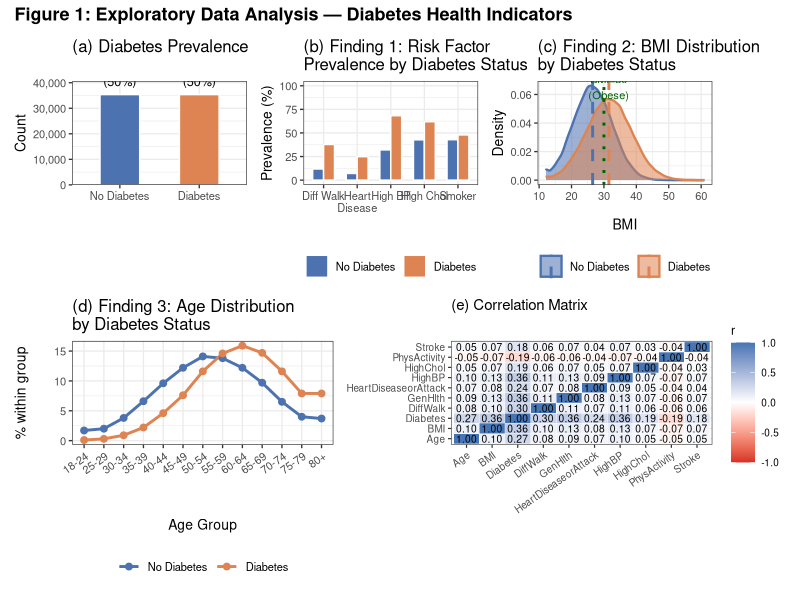
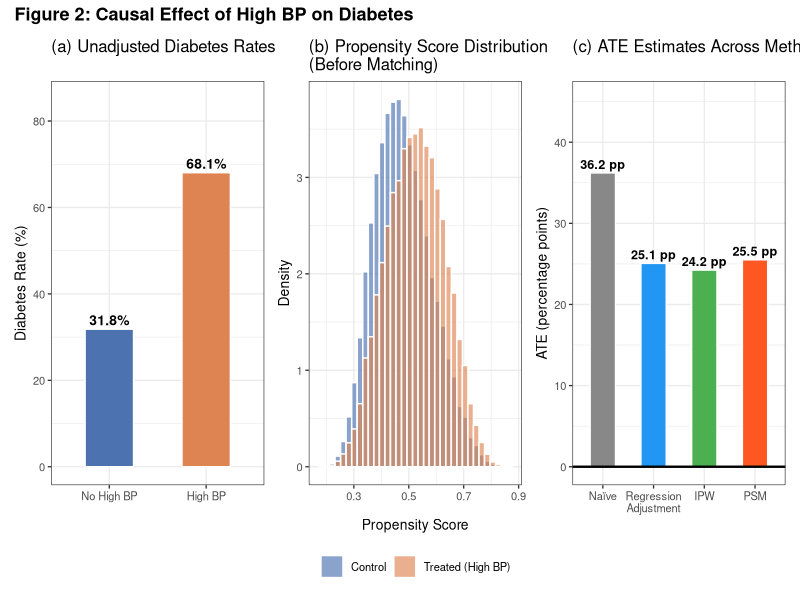
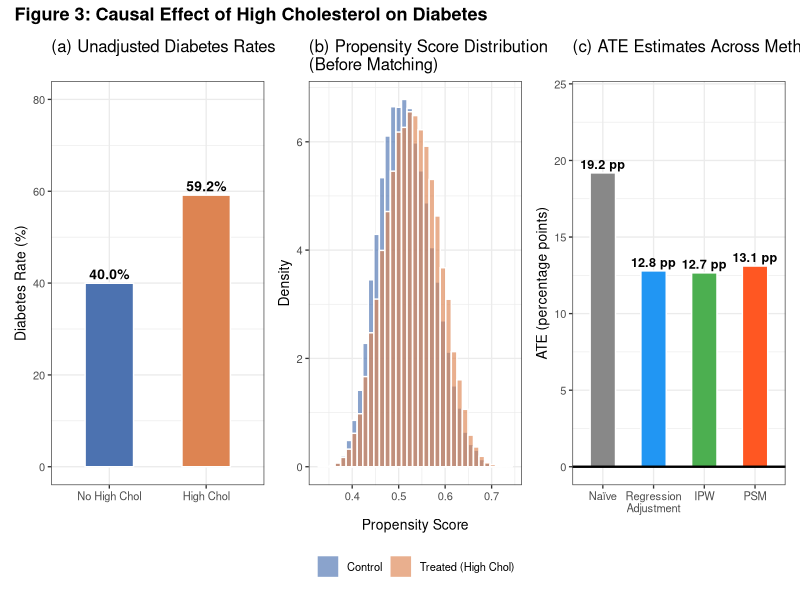
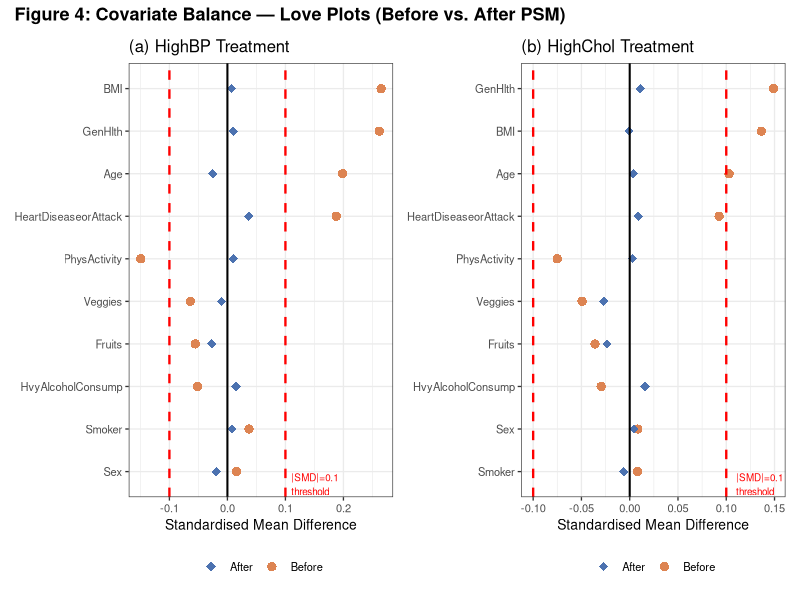

Generate these figures, in order, with R:
# =============================================================================
# AN6105 Causal Inference — Graded Individual Assignment
# Part A: Causal Inference on Diabetes
# Dataset: CDC BRFSS 2015 Diabetes Health Indicators (diabetes_data.csv)
#          https://www.kaggle.com/datasets/prosperchuks/health-dataset/data
# =============================================================================
# Run in RStudio: Session > Set Working Directory > To Source File Location
# Then: Source (Ctrl+Shift+S) or run section by section

# ── 0. Setup ──────────────────────────────────────────────────────────────────
required_pkgs <- c("tidyverse", "ggplot2", "gridExtra", "patchwork",
                   "MatchIt", "scales", "MASS")
new_pkgs <- required_pkgs[!required_pkgs %in% installed.packages()[, "Package"]]
if (length(new_pkgs)) install.packages(new_pkgs)

library(tidyverse)
library(ggplot2)
library(gridExtra)
library(patchwork)
library(MatchIt)
library(scales)

set.seed(42)

# ── 1. Load data ──────────────────────────────────────────────────────────────
# Place diabetes_data.csv in the same folder as this script,
# or update the path below.
df <- read.csv("diabetes_data.csv")

cat("Raw column names detected:\n")
print(names(df))

# ── Normalise column names ────────────────────────────────────────────────────
# The Kaggle dataset may ship with different capitalisations or a
# 'Diabetes_binary' / 'Diabetes_012' target column depending on the file
# downloaded. This block maps every known variant to the expected names.

# (a) Standardise ALL names to Title-Case first
names(df) <- tools::toTitleCase(tolower(names(df)))

# (b) Common variant → canonical name mapping
col_aliases <- list(
  Diabetes           = c("Diabetes_Binary","Diabetes_012","Diabetesbinary",
                         "Diabetes012","Diabetestype"),
  Highbp             = c("High_Bp","Highbloodpressure","High_Blood_Pressure"),
  Highchol           = c("High_Chol","Highcholesterol","High_Cholesterol"),
  Cholcheck          = c("Chol_Check","Cholesterol_Check"),
  Physicallactivity  = c("Physactivity","Phys_Activity","Physical_Activity"),
  Hvyalcoholconsump  = c("Hvyalcohol","Heavy_Alcohol","Heavyalcohol"),
  Anyhealthcare      = c("Any_Healthcare","Anyhealthcoverage"),
  Nodocbccost        = c("Nodoc_Bc_Cost","No_Doc_Bc_Cost","Nodoccost"),
  Heartdiseaseorattack = c("Heart_Disease_Or_Attack","Heartdisease","Heartdiseaseattack"),
  Genhlth            = c("Gen_Hlth","General_Health","Generalhealth"),
  Menthlth           = c("Ment_Hlth","Mental_Health"),
  Physhlth           = c("Phys_Hlth","Physical_Health"),
  Diffwalk           = c("Diff_Walk","Difficulty_Walking")
)
for (canonical in names(col_aliases)) {
  for (alias in col_aliases[[canonical]]) {
    if (alias %in% names(df) && !canonical %in% names(df)) {
      names(df)[names(df) == alias] <- canonical
    }
  }
}

# (c) Rename Title-Case back to the names used throughout this script
name_map <- c(
  Diabetes             = "Diabetes",
  Highbp               = "HighBP",
  Highchol             = "HighChol",
  Cholcheck            = "CholCheck",
  Bmi                  = "BMI",
  Smoker               = "Smoker",
  Stroke               = "Stroke",
  Heartdiseaseorattack = "HeartDiseaseorAttack",
  Physactivity         = "PhysActivity",
  Physicallactivity    = "PhysActivity",
  Fruits               = "Fruits",
  Veggies              = "Veggies",
  Hvyalcoholconsump    = "HvyAlcoholConsump",
  Anyhealthcare        = "AnyHealthcare",
  Nodocbccost          = "NoDocbcCost",
  Genhlth              = "GenHlth",
  Menthlth             = "MentHlth",
  Physhlth             = "PhysHlth",
  Diffwalk             = "DiffWalk",
  Sex                  = "Sex",
  Age                  = "Age",
  Education            = "Education",
  Income               = "Income"
)
for (old in names(name_map)) {
  new <- name_map[[old]]
  if (old %in% names(df) && old != new) {
    names(df)[names(df) == old] <- new
  }
}

cat("\nNormalised column names:\n")
print(names(df))

# (d) If Diabetes has 3 levels (0/1/2), collapse: 0 = no diabetes, 1+2 = diabetes
if ("Diabetes" %in% names(df)) {
  vals <- sort(unique(df$Diabetes))
  if (length(vals) == 3 && all(vals == c(0,1,2))) {
    cat("\nNote: Diabetes column has 3 levels (0/1/2). Collapsing 1+2 → 1 (diabetic).\n")
    df$Diabetes <- ifelse(df$Diabetes == 0, 0, 1)
  }
}

# (e) Verify all required columns are present
required_cols <- c("Diabetes","HighBP","HighChol","BMI","Age","Sex",
                   "Education","Income","Smoker","PhysActivity",
                   "Fruits","Veggies","HvyAlcoholConsump",
                   "HeartDiseaseorAttack","GenHlth")
missing_cols <- setdiff(required_cols, names(df))
if (length(missing_cols) > 0) {
  stop(paste("Missing columns after normalisation:", paste(missing_cols, collapse=", "),
             "\nPlease check your CSV file."))
}
cat("\nAll required columns found. Proceeding with analysis.\n")

# Variable labels (for readable plots)
age_labels <- c("18-24","25-29","30-34","35-39","40-44","45-49",
                "50-54","55-59","60-64","65-69","70-74","75-79","80+")

df <- df %>%
  mutate(
    Diabetes_f  = factor(Diabetes,  levels = c(0,1), labels = c("No Diabetes","Diabetes")),
    HighBP_f    = factor(HighBP,    levels = c(0,1), labels = c("No High BP","High BP")),
    HighChol_f  = factor(HighChol,  levels = c(0,1), labels = c("No High Chol","High Chol")),
    Age_label   = factor(Age, levels = 1:13, labels = age_labels)
  )

cat("==================================================\n")
cat("DATASET OVERVIEW\n")
cat("==================================================\n")
cat(sprintf("Rows: %d   Columns: %d\n", nrow(df), ncol(df)))
cat(sprintf("Missing values: %d\n", sum(is.na(df))))
cat("\nDiabetes prevalence:\n")
print(table(df$Diabetes_f))
cat(sprintf("Diabetes rate: %.1f%%\n", mean(df$Diabetes)*100))


# =============================================================================
# Q1: DATA EXPLORATION — THREE KEY FINDINGS
# =============================================================================
cat("\n==================================================\n")
cat("Q1: DATA EXPLORATION\n")
cat("==================================================\n")

# ── Finding 1: Risk factor prevalence by diabetes status ──────────────────────
risk_vars <- c("HighBP","HighChol","Smoker","Stroke","HeartDiseaseorAttack",
               "PhysActivity","DiffWalk")
rf_table <- df %>%
  group_by(Diabetes_f) %>%
  summarise(across(all_of(risk_vars), ~ round(mean(.x)*100, 1)), .groups="drop")

cat("\nFINDING 1 — Risk Factor Prevalence (%) by Diabetes Status:\n")
print(as.data.frame(rf_table))

# ── Finding 2: BMI ────────────────────────────────────────────────────────────
bmi_stats <- df %>%
  group_by(Diabetes_f) %>%
  summarise(Mean = round(mean(BMI),2), Median = median(BMI),
            SD = round(sd(BMI),2), .groups="drop")
cat("\nFINDING 2 — BMI by Diabetes Status:\n")
print(bmi_stats)

# ── Finding 3: Age ────────────────────────────────────────────────────────────
cat("\nFINDING 3 — Age distribution (proportion within group):\n")
age_dist <- df %>%
  count(Diabetes_f, Age_label) %>%
  group_by(Diabetes_f) %>%
  mutate(pct = round(n/sum(n)*100, 1)) %>%
  ungroup()
print(age_dist %>% pivot_wider(id_cols=Age_label, names_from=Diabetes_f,
                               values_from=pct), n=13)

# ── Correlation matrix ────────────────────────────────────────────────────────
cor_vars <- c("Diabetes","HighBP","HighChol","BMI","Age",
              "Stroke","HeartDiseaseorAttack","GenHlth","DiffWalk","PhysActivity")
cor_mat  <- round(cor(df[, cor_vars]), 2)
cat("\nCorrelation Matrix (key variables):\n")
print(cor_mat)


# ── FIGURE 1: EDA ─────────────────────────────────────────────────────────────
pal2 <- c("No Diabetes" = "#4C72B0", "Diabetes" = "#DD8452")

# (a) Prevalence bar
p_prev <- ggplot(df, aes(x = Diabetes_f, fill = Diabetes_f)) +
  geom_bar(width = 0.5, colour = "white") +
  geom_text(stat = "count",
            aes(label = paste0(after_stat(count) %>% scales::comma(), "\n(",
                               round(after_stat(count)/nrow(df)*100,1),"%)")),
            vjust = -0.3, size = 3.2) +
  scale_fill_manual(values = pal2) +
  scale_y_continuous(labels = scales::comma, expand = expansion(mult = c(0,.15))) +
  labs(title = "(a) Diabetes Prevalence", x = NULL, y = "Count") +
  theme_bw(base_size = 10) + theme(legend.position = "none")

# (b) Risk factor prevalence
rf_long <- df %>%
  select(Diabetes_f, HighBP, HighChol, Smoker, HeartDiseaseorAttack, DiffWalk) %>%
  pivot_longer(-Diabetes_f, names_to = "Factor", values_to = "val") %>%
  group_by(Diabetes_f, Factor) %>%
  summarise(pct = mean(val)*100, .groups="drop") %>%
  mutate(Factor = recode(Factor,
    HighBP="High BP", HighChol="High Chol", Smoker="Smoker",
    HeartDiseaseorAttack="Heart\nDisease", DiffWalk="Diff Walk"))

p_rf <- ggplot(rf_long, aes(x = Factor, y = pct, fill = Diabetes_f)) +
  geom_col(position = "dodge", width = 0.65, colour = "white") +
  scale_fill_manual(values = pal2) +
  scale_y_continuous(limits = c(0,100)) +
  labs(title = "(b) Finding 1: Risk Factor\nPrevalence by Diabetes Status",
       x = NULL, y = "Prevalence (%)", fill = NULL) +
  theme_bw(base_size = 10) +
  theme(legend.position = "bottom", axis.text.x = element_text(size=8))

# (c) BMI density
p_bmi <- ggplot(df, aes(x = BMI, fill = Diabetes_f, colour = Diabetes_f)) +
  geom_density(alpha = 0.55, linewidth = 0.8) +
  geom_vline(data = bmi_stats, aes(xintercept = Mean, colour = Diabetes_f),
             linetype = "dashed", linewidth = 1) +
  geom_vline(xintercept = 30, colour = "darkgreen", linetype = "dotted", linewidth = 1) +
  annotate("text", x = 31.5, y = 0.065, label = "BMI=30\n(Obese)", size = 2.8,
           colour = "darkgreen") +
  scale_fill_manual(values  = pal2) +
  scale_colour_manual(values = pal2) +
  labs(title = "(c) Finding 2: BMI Distribution\nby Diabetes Status",
       x = "BMI", y = "Density", fill = NULL, colour = NULL) +
  theme_bw(base_size = 10) + theme(legend.position = "bottom")

# (d) Age distribution
p_age <- ggplot(age_dist, aes(x = Age_label, y = pct,
                              colour = Diabetes_f, group = Diabetes_f)) +
  geom_line(linewidth = 1) + geom_point(size = 2) +
  scale_colour_manual(values = pal2) +
  scale_x_discrete(guide = guide_axis(angle = 35)) +
  labs(title = "(d) Finding 3: Age Distribution\nby Diabetes Status",
       x = "Age Group", y = "% within group", colour = NULL) +
  theme_bw(base_size = 10) + theme(legend.position = "bottom")

# (e) Correlation heatmap
cor_long <- as.data.frame(cor_mat) %>%
  rownames_to_column("Var1") %>%
  pivot_longer(-Var1, names_to = "Var2", values_to = "r")

p_cor <- ggplot(cor_long, aes(x = Var1, y = Var2, fill = r)) +
  geom_tile(colour = "white") +
  geom_text(aes(label = sprintf("%.2f", r)), size = 2.6) +
  scale_fill_gradient2(low="#d73027", mid="white", high="#4575b4",
                       midpoint=0, limits=c(-1,1)) +
  scale_x_discrete(guide = guide_axis(angle = 35)) +
  labs(title = "(e) Correlation Matrix", x = NULL, y = NULL, fill = "r") +
  theme_bw(base_size = 9)

layout <- (p_prev | p_rf | p_bmi) / (p_age | p_cor) +
  plot_annotation(
    title = "Figure 1: Exploratory Data Analysis — Diabetes Health Indicators",
    theme = theme(plot.title = element_text(face="bold", size=13))
  )

ggsave("fig1_eda.png", layout, width=16, height=10, dpi=150)
cat("\nFig 1 saved: fig1_eda.png\n")


# =============================================================================
# CAUSAL INFERENCE SETUP
# =============================================================================
# Confounders for both analyses:
# Variables that plausibly affect BOTH the treatment (HighBP/HighChol) AND
# the outcome (Diabetes) — selected based on causal DAG reasoning.
# NOTE: This dataset (prosperchuks/health-dataset) does not include Education
# or Income columns, so the confounder set uses 10 available variables.
confounders <- c("Age","BMI","Sex",
                 "Smoker","PhysActivity","Fruits","Veggies",
                 "HvyAlcoholConsump","HeartDiseaseorAttack","GenHlth")

formula_bp   <- as.formula(paste("HighBP ~",   paste(confounders, collapse=" + ")))
formula_chol <- as.formula(paste("HighChol ~", paste(confounders, collapse=" + ")))


# Helper: IPW (Horvitz-Thompson stabilised weights)
ipw_ate <- function(df, treat_col, outcome_col, confounders) {
  f <- as.formula(paste(treat_col, "~", paste(confounders, collapse=" + ")))
  ps_model <- glm(f, data=df, family=binomial())
  ps  <- fitted(ps_model)
  ps  <- pmin(pmax(ps, 0.01), 0.99)
  T   <- df[[treat_col]];  Y <- df[[outcome_col]]
  w1  <- T / ps;           w0 <- (1-T) / (1-ps)
  mu1 <- sum(w1*Y) / sum(w1)
  mu0 <- sum(w0*Y) / sum(w0)
  list(ate = mu1 - mu0, ps = ps)
}

# Helper: OLS regression adjustment
ols_ate <- function(df, treat_col, outcome_col, confounders) {
  f <- as.formula(paste(outcome_col, "~", treat_col, "+",
                        paste(confounders, collapse=" + ")))
  m <- lm(f, data=df)
  ci <- confint(m)[treat_col,]
  list(coef = coef(m)[treat_col],
       se   = summary(m)$coefficients[treat_col, "Std. Error"],
       pval = summary(m)$coefficients[treat_col, "Pr(>|t|)"],
       ci   = ci)
}

# Helper: SMD before/after matching (for Love plot)
smd_calc <- function(df_all, df_matched, treat_col, covars) {
  out <- lapply(covars, function(v) {
    grp <- function(d) {
      t1 <- d[[v]][d[[treat_col]]==1];  t0 <- d[[v]][d[[treat_col]]==0]
      smd <- (mean(t1)-mean(t0)) /
             sqrt((var(t1)+var(t0))/2 + 1e-9)
      smd
    }
    data.frame(Covariate=v, Before=grp(df_all), After=grp(df_matched))
  })
  do.call(rbind, out)
}


# =============================================================================
# Q2: CAUSAL EFFECT OF HIGH BP ON DIABETES
# =============================================================================
cat("\n==================================================\n")
cat("Q2: CAUSAL EFFECT OF HIGH BP ON DIABETES\n")
cat("==================================================\n")

# Naive association
naive_bp <- df %>% group_by(HighBP) %>% summarise(rate=mean(Diabetes), .groups="drop")
naive_ate_bp <- diff(naive_bp$rate)
ct_bp  <- table(df$HighBP, df$Diabetes)
or_bp  <- (ct_bp[2,2]*ct_bp[1,1]) / (ct_bp[2,1]*ct_bp[1,2])
chi_bp <- chisq.test(ct_bp)
cat(sprintf("\nNaïve diabetes rate: No HighBP=%.1f%%  HighBP=%.1f%%\n",
            naive_bp$rate[1]*100, naive_bp$rate[2]*100))
cat(sprintf("Naïve ATE: %.4f (%.1f pp)\n", naive_ate_bp, naive_ate_bp*100))
cat(sprintf("Crude OR: %.3f   Chi-sq p: %.2e\n", or_bp, chi_bp$p.value))

# Method 1: Regression Adjustment
res_ols_bp <- ols_ate(df, "HighBP", "Diabetes", confounders)
cat(sprintf("\nOLS Adjusted ATE: %.4f  SE=%.4f  p=%.2e  95%%CI=[%.4f, %.4f]\n",
            res_ols_bp$coef, res_ols_bp$se, res_ols_bp$pval,
            res_ols_bp$ci[1], res_ols_bp$ci[2]))

# Method 2: IPW
res_ipw_bp <- ipw_ate(df, "HighBP", "Diabetes", confounders)
cat(sprintf("IPW ATE: %.4f\n", res_ipw_bp$ate))

# Method 3: PSM (1:1 nearest-neighbour with caliper)
cat("\nRunning PSM for HighBP (this may take a moment)...\n")
m_bp <- matchit(formula_bp, data=df, method="nearest", distance="logit",
                ratio=1, caliper=0.02, replace=FALSE)
matched_bp <- match.data(m_bp)
ate_psm_bp <- mean(matched_bp$Diabetes[matched_bp$HighBP==1]) -
              mean(matched_bp$Diabetes[matched_bp$HighBP==0])

# Bootstrap SE for PSM
boot_psm_bp <- replicate(300, {
  idx1 <- sample(which(matched_bp$HighBP==1), replace=TRUE)
  idx0 <- sample(which(matched_bp$HighBP==0), replace=TRUE)
  mean(matched_bp$Diabetes[idx1]) - mean(matched_bp$Diabetes[idx0])
})
se_psm_bp <- sd(boot_psm_bp)
cat(sprintf("PSM ATE: %.4f  SE=%.4f  95%%CI=[%.4f, %.4f]\n",
            ate_psm_bp, se_psm_bp,
            ate_psm_bp - 1.96*se_psm_bp,
            ate_psm_bp + 1.96*se_psm_bp))
cat(sprintf("Matched sample: %d treated, %d control\n",
            sum(matched_bp$HighBP==1), sum(matched_bp$HighBP==0)))

# Summary table
cat("\nSUMMARY — Effect of HighBP on Diabetes:\n")
bp_summary <- data.frame(
  Method = c("Naïve (unadjusted)","Regression Adjustment","IPW","PSM"),
  ATE_pp = round(c(naive_ate_bp, res_ols_bp$coef,
                   res_ipw_bp$ate, ate_psm_bp)*100, 2)
)
print(bp_summary)


# =============================================================================
# Q3: CAUSAL EFFECT OF HIGH CHOL ON DIABETES
# =============================================================================
cat("\n==================================================\n")
cat("Q3: CAUSAL EFFECT OF HIGH CHOL ON DIABETES\n")
cat("==================================================\n")

naive_chol   <- df %>% group_by(HighChol) %>%
                  summarise(rate=mean(Diabetes), .groups="drop")
naive_ate_chol <- diff(naive_chol$rate)
ct_chol  <- table(df$HighChol, df$Diabetes)
or_chol  <- (ct_chol[2,2]*ct_chol[1,1]) / (ct_chol[2,1]*ct_chol[1,2])
chi_chol <- chisq.test(ct_chol)
cat(sprintf("\nNaïve diabetes rate: No HighChol=%.1f%%  HighChol=%.1f%%\n",
            naive_chol$rate[1]*100, naive_chol$rate[2]*100))
cat(sprintf("Naïve ATE: %.4f (%.1f pp)\n", naive_ate_chol, naive_ate_chol*100))
cat(sprintf("Crude OR: %.3f   Chi-sq p: %.2e\n", or_chol, chi_chol$p.value))

res_ols_chol <- ols_ate(df, "HighChol", "Diabetes", confounders)
cat(sprintf("\nOLS Adjusted ATE: %.4f  SE=%.4f  p=%.2e  95%%CI=[%.4f, %.4f]\n",
            res_ols_chol$coef, res_ols_chol$se, res_ols_chol$pval,
            res_ols_chol$ci[1], res_ols_chol$ci[2]))

res_ipw_chol <- ipw_ate(df, "HighChol", "Diabetes", confounders)
cat(sprintf("IPW ATE: %.4f\n", res_ipw_chol$ate))

cat("\nRunning PSM for HighChol (this may take a moment)...\n")
m_chol <- matchit(formula_chol, data=df, method="nearest", distance="logit",
                  ratio=1, caliper=0.02, replace=FALSE)
matched_chol <- match.data(m_chol)
ate_psm_chol <- mean(matched_chol$Diabetes[matched_chol$HighChol==1]) -
                mean(matched_chol$Diabetes[matched_chol$HighChol==0])

boot_psm_chol <- replicate(300, {
  idx1 <- sample(which(matched_chol$HighChol==1), replace=TRUE)
  idx0 <- sample(which(matched_chol$HighChol==0), replace=TRUE)
  mean(matched_chol$Diabetes[idx1]) - mean(matched_chol$Diabetes[idx0])
})
se_psm_chol <- sd(boot_psm_chol)
cat(sprintf("PSM ATE: %.4f  SE=%.4f  95%%CI=[%.4f, %.4f]\n",
            ate_psm_chol, se_psm_chol,
            ate_psm_chol - 1.96*se_psm_chol,
            ate_psm_chol + 1.96*se_psm_chol))

cat("\nSUMMARY — Effect of HighChol on Diabetes:\n")
chol_summary <- data.frame(
  Method = c("Naïve (unadjusted)","Regression Adjustment","IPW","PSM"),
  ATE_pp = round(c(naive_ate_chol, res_ols_chol$coef,
                   res_ipw_chol$ate, ate_psm_chol)*100, 2)
)
print(chol_summary)


# =============================================================================
# FIGURE 2: Causal Effect of High BP
# =============================================================================
method_cols <- c("Naïve"="#888888", "Regression\nAdjustment"="#2196F3",
                 "IPW"="#4CAF50", "PSM"="#FF5722")

# (a) unadjusted bar
p2a <- ggplot(naive_bp %>% mutate(HighBP_f=factor(HighBP,0:1,c("No High BP","High BP"))),
              aes(x=HighBP_f, y=rate*100, fill=HighBP_f)) +
  geom_col(width=0.5, colour="white") +
  geom_text(aes(label=sprintf("%.1f%%",rate*100)), vjust=-0.4, fontface="bold", size=3.5) +
  scale_fill_manual(values=c("No High BP"="#4C72B0","High BP"="#DD8452")) +
  scale_y_continuous(limits=c(0,85)) +
  labs(title="(a) Unadjusted Diabetes Rates", x=NULL, y="Diabetes Rate (%)") +
  theme_bw(base_size=10) + theme(legend.position="none")

# (b) propensity score distributions
ps_df_bp <- data.frame(
  ps    = res_ipw_bp$ps,
  Group = ifelse(df$HighBP==1,"Treated (High BP)","Control")
)
p2b <- ggplot(ps_df_bp, aes(x=ps, fill=Group)) +
  geom_histogram(aes(y=after_stat(density)), bins=35, alpha=0.65,
                 position="identity", colour="white") +
  scale_fill_manual(values=c("Control"="#4C72B0","Treated (High BP)"="#DD8452")) +
  labs(title="(b) Propensity Score Distribution\n(Before Matching)",
       x="Propensity Score", y="Density", fill=NULL) +
  theme_bw(base_size=10) + theme(legend.position="bottom")

# (c) ATE comparison
ates_bp <- data.frame(
  Method = c("Naïve","Regression\nAdjustment","IPW","PSM"),
  ATE    = c(naive_ate_bp, res_ols_bp$coef, res_ipw_bp$ate, ate_psm_bp)*100
)
ates_bp$Method <- factor(ates_bp$Method, levels=ates_bp$Method)
p2c <- ggplot(ates_bp, aes(x=Method, y=ATE, fill=Method)) +
  geom_col(width=0.5, colour="white") +
  geom_text(aes(label=sprintf("%.1f pp",ATE)), vjust=-0.4, fontface="bold", size=3.2) +
  geom_hline(yintercept=0, linewidth=0.8) +
  scale_fill_manual(values=method_cols) +
  scale_y_continuous(limits=c(0, max(ates_bp$ATE)*1.25)) +
  labs(title="(c) ATE Estimates Across Methods",
       x=NULL, y="ATE (percentage points)") +
  theme_bw(base_size=10) + theme(legend.position="none")

fig2 <- (p2a | p2b | p2c) +
  plot_annotation(
    title="Figure 2: Causal Effect of High BP on Diabetes",
    theme=theme(plot.title=element_text(face="bold",size=13))
  )
ggsave("fig2_highbp_causal.png", fig2, width=16, height=5, dpi=150)
cat("\nFig 2 saved: fig2_highbp_causal.png\n")


# =============================================================================
# FIGURE 3: Causal Effect of High Cholesterol
# =============================================================================
p3a <- ggplot(naive_chol %>%
                mutate(HighChol_f=factor(HighChol,0:1,c("No High Chol","High Chol"))),
              aes(x=HighChol_f, y=rate*100, fill=HighChol_f)) +
  geom_col(width=0.5, colour="white") +
  geom_text(aes(label=sprintf("%.1f%%",rate*100)), vjust=-0.4, fontface="bold", size=3.5) +
  scale_fill_manual(values=c("No High Chol"="#4C72B0","High Chol"="#DD8452")) +
  scale_y_continuous(limits=c(0,80)) +
  labs(title="(a) Unadjusted Diabetes Rates", x=NULL, y="Diabetes Rate (%)") +
  theme_bw(base_size=10) + theme(legend.position="none")

ps_df_chol <- data.frame(
  ps    = res_ipw_chol$ps,
  Group = ifelse(df$HighChol==1,"Treated (High Chol)","Control")
)
p3b <- ggplot(ps_df_chol, aes(x=ps, fill=Group)) +
  geom_histogram(aes(y=after_stat(density)), bins=35, alpha=0.65,
                 position="identity", colour="white") +
  scale_fill_manual(values=c("Control"="#4C72B0","Treated (High Chol)"="#DD8452")) +
  labs(title="(b) Propensity Score Distribution\n(Before Matching)",
       x="Propensity Score", y="Density", fill=NULL) +
  theme_bw(base_size=10) + theme(legend.position="bottom")

ates_chol <- data.frame(
  Method = c("Naïve","Regression\nAdjustment","IPW","PSM"),
  ATE    = c(naive_ate_chol, res_ols_chol$coef, res_ipw_chol$ate, ate_psm_chol)*100
)
ates_chol$Method <- factor(ates_chol$Method, levels=ates_chol$Method)
p3c <- ggplot(ates_chol, aes(x=Method, y=ATE, fill=Method)) +
  geom_col(width=0.5, colour="white") +
  geom_text(aes(label=sprintf("%.1f pp",ATE)), vjust=-0.4, fontface="bold", size=3.2) +
  geom_hline(yintercept=0, linewidth=0.8) +
  scale_fill_manual(values=method_cols) +
  scale_y_continuous(limits=c(0, max(ates_chol$ATE)*1.25)) +
  labs(title="(c) ATE Estimates Across Methods",
       x=NULL, y="ATE (percentage points)") +
  theme_bw(base_size=10) + theme(legend.position="none")

fig3 <- (p3a | p3b | p3c) +
  plot_annotation(
    title="Figure 3: Causal Effect of High Cholesterol on Diabetes",
    theme=theme(plot.title=element_text(face="bold",size=13))
  )
ggsave("fig3_highchol_causal.png", fig3, width=16, height=5, dpi=150)
cat("Fig 3 saved: fig3_highchol_causal.png\n")


# =============================================================================
# FIGURE 4: Love Plots — Covariate Balance (PSM)
# =============================================================================
smd_bp_df   <- smd_calc(df, matched_bp,   "HighBP",   confounders)
smd_chol_df <- smd_calc(df, matched_chol, "HighChol", confounders)

make_love_plot <- function(smd_df, title) {
  smd_long <- smd_df %>%
    arrange(abs(Before)) %>%
    mutate(Covariate = factor(Covariate, levels=Covariate)) %>%
    pivot_longer(c(Before, After), names_to="Timing", values_to="SMD")
  ggplot(smd_long, aes(x=SMD, y=Covariate, colour=Timing, shape=Timing)) +
    geom_point(size=2.8) +
    geom_vline(xintercept=0,   colour="black",  linewidth=0.7) +
    geom_vline(xintercept= 0.1, colour="red", linetype="dashed", linewidth=0.8) +
    geom_vline(xintercept=-0.1, colour="red", linetype="dashed", linewidth=0.8) +
    scale_colour_manual(values=c(Before="#DD8452", After="#4C72B0")) +
    scale_shape_manual(values=c(Before=16, After=18)) +
    labs(title=title, x="Standardised Mean Difference", y=NULL,
         colour=NULL, shape=NULL) +
    theme_bw(base_size=10) +
    theme(legend.position="bottom") +
    annotate("text", x=0.11, y=0.7, label="|SMD|=0.1\nthreshold",
             colour="red", size=2.5, hjust=0)
}

p4a <- make_love_plot(smd_bp_df,   "(a) HighBP Treatment")
p4b <- make_love_plot(smd_chol_df, "(b) HighChol Treatment")

fig4 <- (p4a | p4b) +
  plot_annotation(
    title="Figure 4: Covariate Balance — Love Plots (Before vs. After PSM)",
    theme=theme(plot.title=element_text(face="bold",size=13))
  )
ggsave("fig4_love_plots.png", fig4, width=14, height=6, dpi=150)
cat("Fig 4 saved: fig4_love_plots.png\n")


# =============================================================================
# FINAL SUMMARY
# =============================================================================
cat("\n==================================================\n")
cat("FINAL RESULTS SUMMARY\n")
cat("==================================================\n")
cat(sprintf("
HighBP → Diabetes:
  Naïve ATE:            %.4f  (%.1f pp)
  Regression Adjustment: %.4f  (SE=%.4f, p=%.2e)
  IPW:                  %.4f
  PSM:                  %.4f  (SE=%.4f, 95%%CI=[%.4f, %.4f])

HighChol → Diabetes:
  Naïve ATE:            %.4f  (%.1f pp)
  Regression Adjustment: %.4f  (SE=%.4f, p=%.2e)
  IPW:                  %.4f
  PSM:                  %.4f  (SE=%.4f, 95%%CI=[%.4f, %.4f])
",
naive_ate_bp,  naive_ate_bp*100,
res_ols_bp$coef,  res_ols_bp$se,  res_ols_bp$pval,
res_ipw_bp$ate,
ate_psm_bp, se_psm_bp, ate_psm_bp-1.96*se_psm_bp, ate_psm_bp+1.96*se_psm_bp,

naive_ate_chol,  naive_ate_chol*100,
res_ols_chol$coef,  res_ols_chol$se,  res_ols_chol$pval,
res_ipw_chol$ate,
ate_psm_chol, se_psm_chol, ate_psm_chol-1.96*se_psm_chol, ate_psm_chol+1.96*se_psm_chol
))

cat("All figures saved. Now regenerating Word document...\n")
